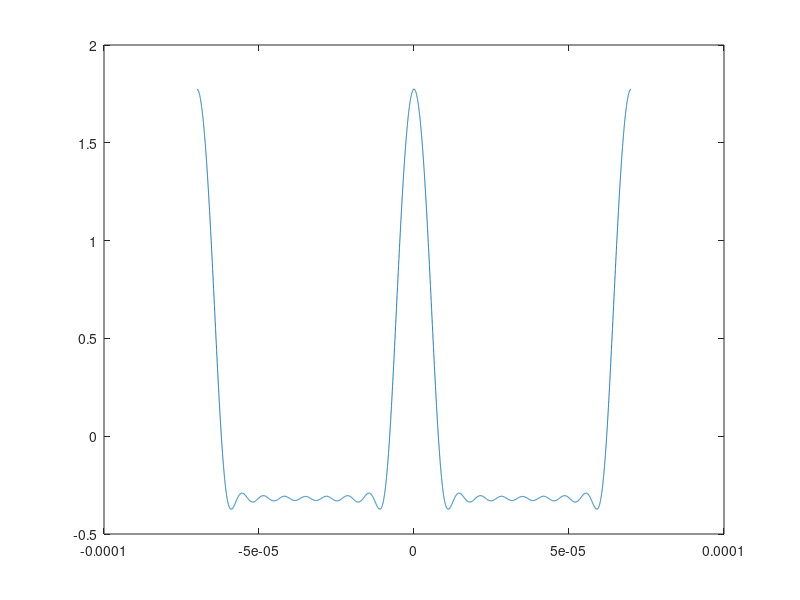

Write MATLAB code to recreate this figure.
Ipk=1

h=@(n)2*Ipk./(pi.*n).*(sin(2/3.*n)+sin(1/3.*n))
n=linspace(1,10,10);
n=h(n);
Fn=@(n) 2*pi/(70e-6).*n;
fn=linspace(1,10,10);
fn=Fn(fn);
t=linspace(-0.00007,0.00007,10000);
currentAmp= zeros(1,10000);
totalAmp=zeros(1,10000);
for k= 1:length(n)
    currentAmp = n(k).*cos(fn(k).*t);
    totalAmp = totalAmp+currentAmp;
end
totalAmp=totalAmp;
plot(t,totalAmp)
